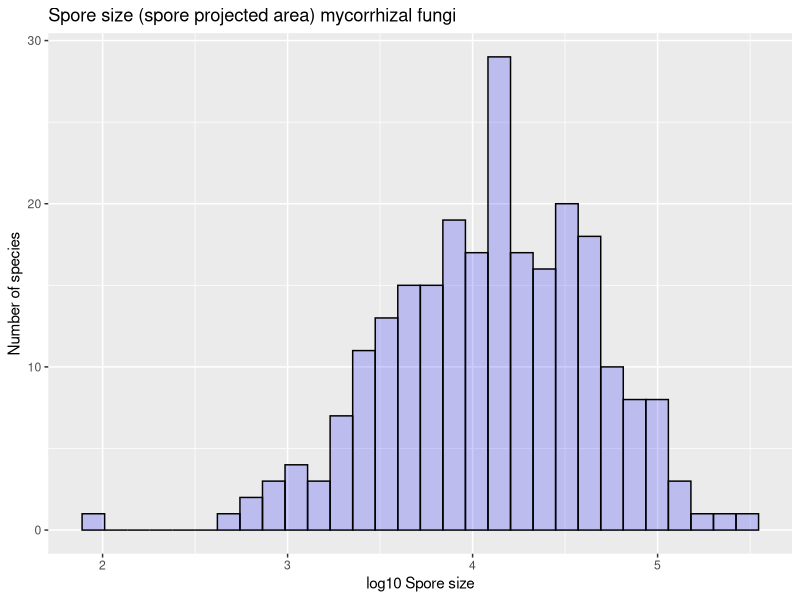

The R script that drew this image:
###########Creating a complete database based on Schlusser website######################

#loading packages
library(tidyverse)

#loading functions

#Creating the function "restructure" (Will Cornwell)
restructure<-function(old){
  good.names<-NA
  Synonyms<-NA
  j<-1
  for (i in 1:length(old$Synonyms)){
    if (grepl(" ",old$Synonyms[i])) {
      sp_vec<-unlist(strsplit(old$Synonyms[i]," "))
      for (k in 1:length(sp_vec)){
        Synonyms[j]<-sp_vec[k]
        good.names[j]<-old$good.names[i]
        j<-j+1
      }
      next
    }
    good.names[j]<-old$good.names[i]
    Synonyms[j]<-old$Synonyms[i]
    j<-j+1
    print(i)
  }
  return(data.frame(good.names=good.names,Synonyms=Synonyms,stringsAsFactors = FALSE))
}

##Loading file and tidyig up
AMF_All<-read.csv("AMF_NamesTraitDataComplete.csv",header = TRUE,stringsAsFactors = FALSE)
          AMF_All$SporeArea<-#UDATING THE SPORE AREA COLUMN
            ((AMF_All$dim1.min+AMF_All$dim1.max)/4)*
            ((AMF_All$dim2.min+AMF_All$dim2.max)/4)*
            pi

AMF_All_Copy<-AMF_All#CREATING A COPY
              rm(AMF_All)
              AMF_All_Copy[,1]<-sub("\\s","_",AMF_All_Copy[,1])

#Creating a new dataframe just for AMF taxonomy, where each correct names gets repeated 
#acccording the number of synonyms it has. In order to do this, Will created the function
# "restructure" (see above)

AMF_Taxonomy<-restructure(AMF_All_Copy)


##Plotting some histograms for describing data variation

qplot(log10(AMF_All_Copy$SporeArea),
      #AMF_All_Copy$SporeArea,
      geom="histogram",
      #binwidth = 0.5,  
      main = "Spore size (spore projected area) mycorrhizal fungi", 
      xlab = "log10 Spore size",
      ylab = "Number of species",
      fill=I("blue"), 
      col=I("black"), 
      alpha=I(.2)#,xlim=c(20,50)
      
      )

